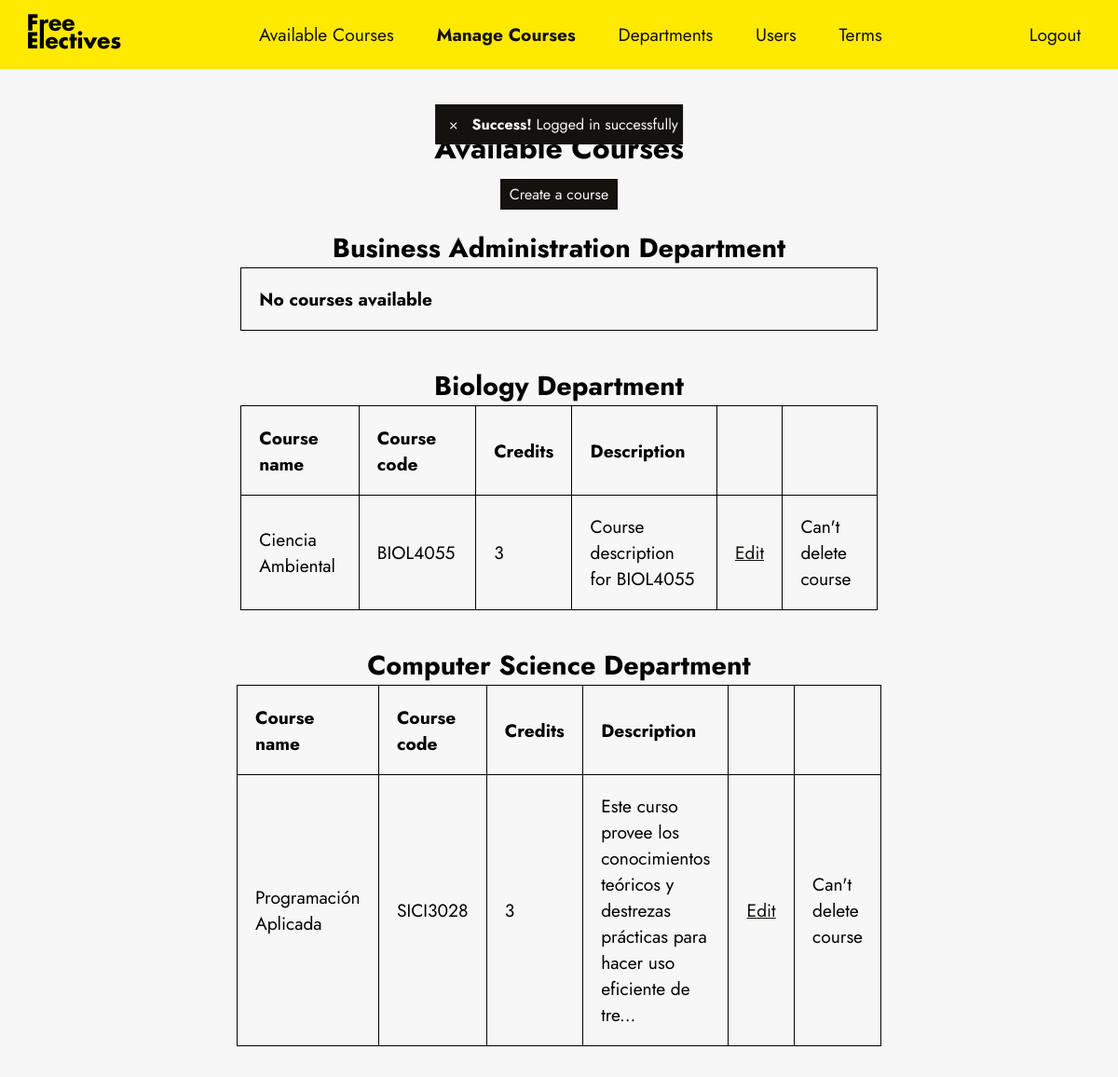
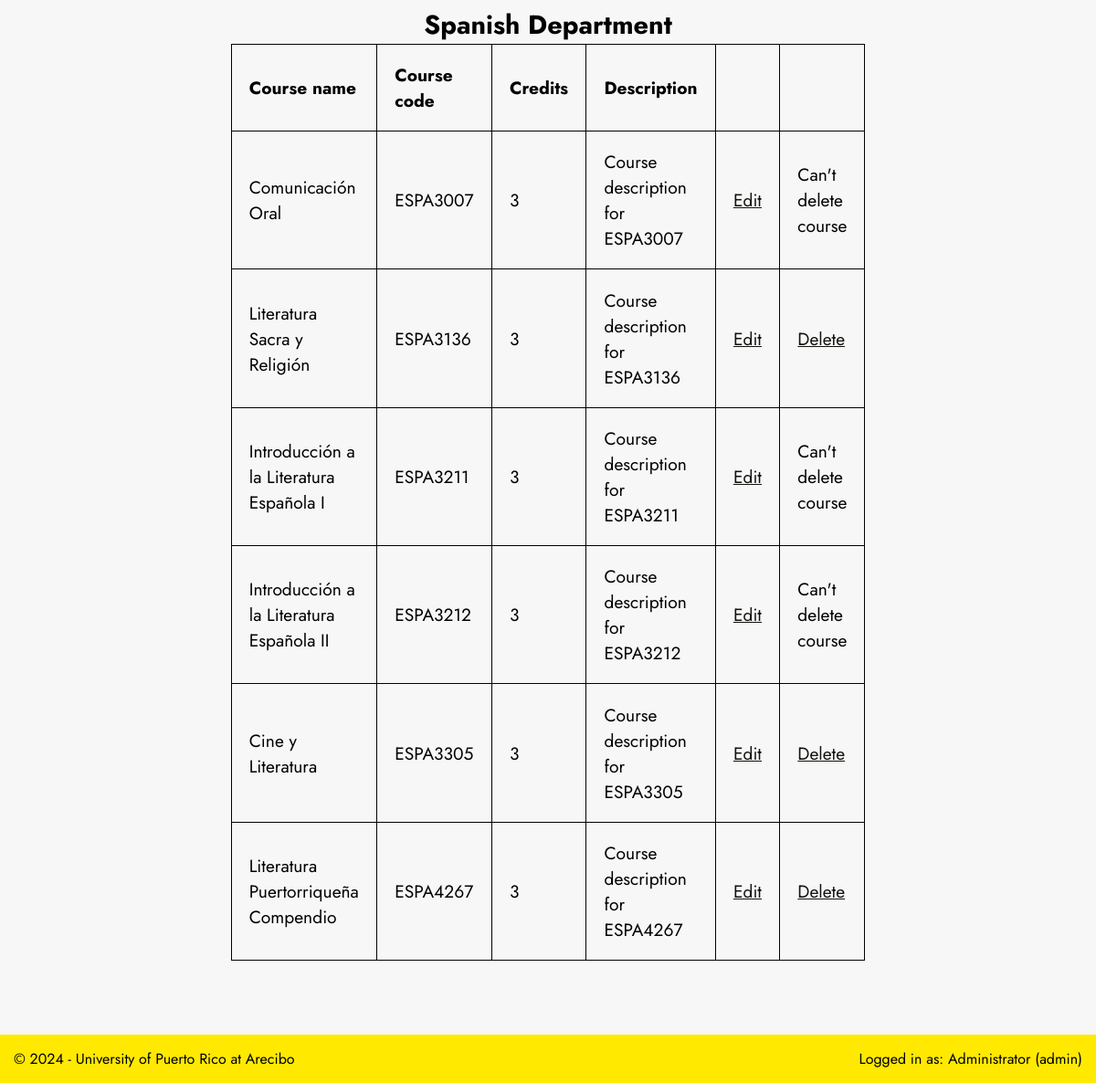
The page /index.php?courses (signed in) on the database its author committed (2 pictures, top to bottom).
### tables this page shows
CREATE TABLE `departments` (
  `dept_id` char(4) NOT NULL,
  `dept_name` varchar(45) DEFAULT NULL
);

CREATE TABLE `courses` (
  `course_id` char(8) NOT NULL,
  `course_name` varchar(45) NOT NULL,
  `course_credits` tinyint(1) UNSIGNED NOT NULL,
  `course_desc` text DEFAULT NULL,
  `dept_id` char(4) NOT NULL,
  `updated_by` varchar(20) DEFAULT NULL,
  `last_updated` timestamp NOT NULL DEFAULT current_timestamp()
);

### util/auth.php (called while the page is built, shortened)
<?php
final class Auth
{
    public static function check()
    {
        return isset($_SESSION['user']);
    }
    public static function checkAdmin()
    {
        return static::user()->role == 'admin';
    }
    public static function user()
    {
        return $_SESSION['user'];
    }
}

### models/Model.php (called while the page is built, shortened)
<?php
require_once('database/connector.php');
class Model
{
    protected static $table;
    protected $attributes = [];
    protected static $primary_key = 'id';
    protected function __construct(array $attributes, array $sanitized)
    {
        $this->values = $sanitized;
    }
    public static function all()
    {
        $model_list = [];
        foreach (DB::select(static::$table, '*') as $model) {
            $model_list[] = new static($model, self::sanitize($model));
        }
        return $model_list;
    }
    public function __get($key)
    {
        return $this->attributes[$key] ?? null;
    }
    public static function findAll($id, string $column = null, string $table = null): array
    {
        $data = DB::whereAll($table ?? static::$table, $column ?? static::$primary_key, $id);
        if (empty($data)) {
            throw new ModelNotFoundException('There is no record with the id given:  ' . $id);
        } else {
            $model_list = [];
            foreach ($data as $model) {
                $model_list[] = new static($model, self::sanitize($model));
            }
        }
        return $model_list;
    }
    public static function findBy(array $data): Model
    {
        $data = DB::whereColumns(static::$table, $data);
        return new static($data, self::sanitize($data));
    }
    private function set_attributes(array $data)
    {
        foreach ($data as $key => $value) {
            $this->attributes[$key] = $value;
        }
    }
    private static function sanitize(array $data)
    {
        return $data;
    }
}

### database/connector.php (called while the page is built, shortened)
<?php
final class DB
{
    private static $database;
    private static $database_name;
    public static function connect($connection, $user = 'root', $password = '')
    {
        $dsn = CONFIG['database']['service'] . ':' . http_build_query($connection, '', ';');
        try {
            self::$database = new PDO($dsn, $user, $password, [
                PDO::ATTR_DEFAULT_FETCH_MODE => PDO::FETCH_ASSOC,
                PDO::ATTR_ERRMODE => PDO::ERRMODE_EXCEPTION
            ]);
            self::$database_name = $connection['dbname'];
        } catch (PDOException $e) {
            throw new DatabaseConnectionException("Error connecting to the database with driver '" . CONFIG['database']['service'] . "': " . $e->getMessage(), 0, $e);
        }
    }
    public static function select(string $table, string $column = '*'): array
    {
        $sql = 'SELECT ' . $column . ' FROM ' . self::$database_name . '.' . $table;
        $statement = self::$database->prepare($sql);
        $statement->execute();
        return $statement->fetchAll(PDO::FETCH_ASSOC);
    }
    public static function whereAll(string $table, string $where, string $equal, string $column = '*'): array
    {
        $sql = 'SELECT ' . $column . ' FROM ' . self::$database_name . '.' . $table . ' WHERE ' . $where . ' = ' . quote($equal);
        $statement = self::$database->prepare($sql);
        $statement->execute();
        return $statement->fetchAll();
    }
    public static function whereColumns(string $table, array $conditions, string $column = '*'): array
    {
        $sql = 'SELECT ' . $column . ' FROM ' . self::$database_name . '.' . $table . ' WHERE ';
        $index = 0;
        $length = count($conditions);
        foreach ($conditions as $key => $value) {
            $sql .= $key . ' = ' . quote($value);
        }
        $statement = self::$database->prepare($sql);
        $statement->execute();
        $results = $statement->fetch();
        if (is_array($results)) {
            return $results;
        }
        return [];
    }
}

### util/helpers.php (called while the page is built, shortened)
<?php
function quote($string)
{
    if (gettype($string) !== 'string') {
        return $string;
    }
    return '\'' . $string . '\'';
}

### models/Department.php (called while the page is built, shortened)
<?php
require_once 'Model.php';
class Department extends Model
{
    public function courses()
    {
        try {
            return Course::findAll($this->attributes['dept_id'], 'dept_id', 'courses');
        } catch (ModelNotFoundException $e) {
            return [];
        }
    }
}

### models/Term_Offering.php (called while the page is built, shortened)
<?php
require_once 'Model.php';
class TermOffering extends Model
{
    public static function courses()
    {
        $active_term = Term::findBy(['term_is_active' => 1]);
        $active_term_id = $active_term->attributes['term_id'];
        $courses = [];
        try {
            $courses_in_term = TermOffering::findAll($active_term_id, "term_id", "term_offering");
        } catch (Exception $e) {
            return $courses;
        }
        foreach($courses_in_term as $course)
        {
            $course_id = $course->attributes['course_id'];
            $courses[] = Course::findBy(['course_id' => $course_id]);
        }
        $departments = Department::all();
        return $courses;
    }
}
?>

### views/courses.php (the view, shortened to what this page needs)
<!DOCTYPE html>
<html lang="en">
<?php require_once 'partials/header.php'; ?>
<body>
    <?php require_once 'partials/navbar.php'; ?>
    <main class="courses-tables">
        <div class="flex-title">
            <h1><i class="las la-chalkboard-teacher"></i> Available Courses</h1>
            <?php if (Auth::checkAdmin()) { ?>
                <a class="action primary" href="index.php?courses&create"><i class="las la-plus-circle"></i>Create a course</a>
            <?php } ?>
        </div>
        <?php foreach ($departments as $department) {
            $courses = $department->courses();
            if($department->dept_id === 'ADMI'){
                continue;
            }
        ?>
                <table class="tblCourses">
                    <div class="flex-title">
                        <caption><?= $department->dept_name ?> Department</caption>
                    </div>
                    <thead>
                        <tr>
                            <?php if ($courses == []) { ?>
                                <th scope="col">No courses available</th>
                            <?php } else { ?>
                            <th scope="col">Course name</th>
                            <th scope="col">Course code</th>
                            <th scope="col">Credits</th>
                            <th scope="col">Description</th>
                            <?php if (Auth::check() && (Auth::checkAdmin() || Auth::user()->dept_id == $department->dept_id)) { ?>
                                <th scope="col"></th>
                                <th scope="col"></th>
                            <?php } ?>
                            <?php } ?>
                        </tr>
                    </thead>
                    <tbody>
                        <?php
                        foreach ($courses as $course) { ?>
                            <tr>
                                <td><?= $course->course_name ?></td>
                                <td><span aria-describedby="<?= $course->course_id ?>_desc"><?= $course->course_id ?></span></td>
                                <td><?= $course->course_credits ?></td>
                                <?php
                                $course_summary = substr($course->course_desc, 0, 100);
                                if (strlen($course->course_desc) > 100) {
                                    $course_summary .= '...';
                                }
                                ?>
                                <td><span id="<?= $course->course_code ?>_desc" class="course_desc" title="<?= $course->course_desc ?>"><?= $course_summary ?></span></td>
                                <?php if (Auth::check() && (Auth::checkAdmin() || Auth::user()->dept_id == $department->dept_id)) { ?>
                                    <td><a href="index.php?courses&edit=<?= $course->course_id ?>"><i class="las la-pen"></i>Edit</a></td>
                                    <?php if (!isset($active_courses) || !in_array($course->course_id, $active_courses)) { ?>
                                        <td><a href="index.php?courses&delete=<?= $course->course_id ?>"><i class="las la-trash"></i>Delete</a></td>
                                    <?php } else { ?>
                                        <td>Can't delete course</td>
                                    <?php } ?>
                                <?php } ?>
                            </tr>
                    <?php }
                    } ?>
                    </tbody>
                </table>
    </main>
    <?php require_once 'partials/footer.php'; ?>
</body>
</html>

### css/main.css (style rules this page uses)
:root { --text-font: "Jost", sans-serif; --selection-color: rgb(79, 60, 255); --white-300: #f7f7f7; --white-400: #f2f2f2; --white-500: #e6e6e6; --white-600: #d9d9d9; --white-700: #cccccc; --white-800: #bfbfbf; --white-900: #b3b3b3; --accent-300: #ffe900; --accent-400: rgb(255, 255, 111); --accent-500: rgb(255, 255, 170); --accent-600: rgb(255, 255, 212); --accent-700: rgb(255, 255, 245); --action-color: rgb(20, 18, 14); --action-color-hover: rgb(46, 45, 43); --action-danger: rgb(255, 80, 80); }
* { margin: 0; padding: 0; -webkit-font-smoothing: antialiased; -moz-osx-font-smoothing: grayscale; }
body { font-family: var(--text-font); background-color: var(--white-300); }
main { min-height: 100vh; }
a { cursor: pointer; text-decoration: none; }
a, button { font-family: var(--text-font); font-size: 1em; background-color: none; }
a { text-wrap: nowrap; }
input[type="submit"], .action { padding: 5px 10px; font-family: var(--text-font); font-size: 1em; border: none; outline: none; cursor: pointer; transition: all 0.25s ease; }
.action { width: fit-content; }
.action.primary { background-color: var(--action-color); color: var(--white-300); }

### css/courses.css (style rules this page uses)
.courses-tables { padding: 30px 30px; margin: 2em auto; }
.courses-tables { text-align: center; }
.tblCourses { border-collapse: collapse; width: fit-content; margin: 1em auto; font-size: 1.2em; width: 60%; text-align: left; }
.tblCourses caption { font-size: 1.5em; font-weight: bold; }
.tblCourses th, .tblCourses td { border: 1px solid black; padding: 1em; }
td a { cursor: pointer; background-color: none; border: none; text-decoration: underline; color: var(--action-color); transition: all 0.25s ease; }
.course_desc { cursor: pointer; }

### css/components.css (style rules this page uses)
.flex-title { display: flex; align-items: center; flex-direction: column; gap: 10px; margin: 0 auto; width: fit-content; }

### rows shown on the page
departments: dept_name "Business Administration", shows "No courses available"
departments: dept_name "Biology", shows "Course name"
courses: course_name "Ciencia Ambiental", course_id "BIOL4055", course_credits "3", course_desc "Course description for BIOL4055", shows "Can't delete course"
departments: dept_name "Computer Science", shows "Course name"
courses: course_name "Programación Aplicada", course_id "SICI3028", course_credits "3", course_desc "Este curso provee los conocimientos teóricos y destrezas prácticas para hacer uso eficiente de tre...", shows "Can't delete course"
departments: dept_name "Spanish", shows "Course name"
courses: course_name "Comunicación Oral", course_id "ESPA3007", course_credits "3", course_desc "Course description for ESPA3007", shows "Can't delete course"
courses: course_name "Literatura Sacra y Religión", course_id "ESPA3136", course_credits "3", course_desc "Course description for ESPA3136"
courses: course_name "Introducción a la Literatura Española I", course_id "ESPA3211", course_credits "3", course_desc "Course description for ESPA3211", shows "Can't delete course"
courses: course_name "Introducción a la Literatura Española II", course_id "ESPA3212", course_credits "3", course_desc "Course description for ESPA3212", shows "Can't delete course"
courses: course_name "Cine y Literatura", course_id "ESPA3305", course_credits "3", course_desc "Course description for ESPA3305"
courses: course_name "Literatura Puertorriqueña Compendio", course_id "ESPA4267", course_credits "3", course_desc "Course description for ESPA4267"

### other values the page prints
$_SESSION['success'] "Logged in successfully"
Auth::user()->name "Administrator"
Auth::user()->username "admin"
